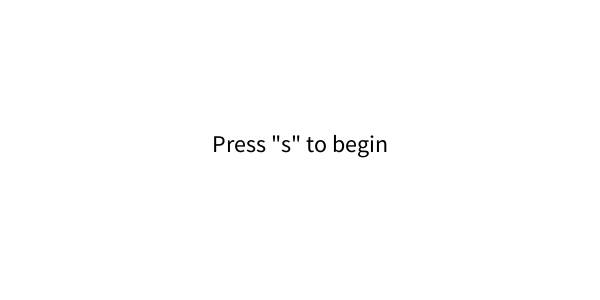
Frame 1 (no input)
Frame 60 (the mouse pressed at the canvas centre just before this capture): identical to frame 1, image omitted
Frame 120 (the mouse held since frame 60 and released just before this capture): identical to frame 1, image omitted

The Processing sketch that drew this single still picture (run headless with seeded random() and noise(); from frame 60 on, the mouse is pressed at the canvas centre):

// Processing sketch: response_time
// ── response_time.pde
/*  
 response_time
 Game Building Blocks for Processing
 (c) 2013–2017 Brad Tober [http://www.bradtober.com]
 Licensed under The MIT License
 */

boolean waitingMode = true;                                    // whether waiting mode is active or not
boolean countdownMode = false;                                 // whether countdown mode is active or not
boolean playingMode = false;                                   // whether playing mode is active or not
int startTime;                                                 // timer for countdown mode
int dispTime = 4000;                                           // length of countdown timer in milliseconds
int textTime;                                                  // amount of countdown time remaining
int playStart;                                                 // time when playing mode starts
float responseTime;                                            // the length of time between the start of playing mode and the first response
boolean winner = false;                                        // whether there is a winner yet or not
boolean aWins = false;                                         // whether player A is the winner or not
boolean bWins = false;                                         // whether player B is the winner or not

void setup() {
  size(600, 300);
  smooth();
  noStroke();
  println("After pressing \"s\" to begin the game, the first player to press their respective key (\"a\" for player A and \"l\" for player B) after the \"0\" of the countdown disappears, wins!");
}

void draw() {
  background(255);
  fill(0);
  textSize(24);
  textAlign(CENTER);
  if (waitingMode) {                                            // if waiting mode is active
    text("Press \"s\" to begin", 0, 135, 600, 300);             // display a message telling the players to press the 's' key
  }
  if (countdownMode) {                                          // if countdown mode is active
    textTime = int((dispTime - (millis() - startTime))/1000);   // calculate the countdown time remaining
    text(str(textTime), 0, 135, 600, 300);                      // display the countdown time remaining
    if ((millis() - startTime) > dispTime) {                    // if the countdown has finished
      playStart = millis();                                     // begin the response timer
      countdownMode = false;                                    // end countdown mode
      playingMode = true;                                       // being playing mode
    }
  }
  if (playingMode) {                                            // if playing mode is active
    if (aWins) {                                                // if player A wins
      fill(0, 0, 255);
      rect(0, 0, 300, 300);
      fill(255);
      text("WINNER", 0, 165, 300, 300);                         // display player A as winner
      text(str(responseTime) + " seconds", 0, 195, 300, 300);   // display response time
    } 
    else if (bWins) {                                           // if player B wins
      fill(255, 0, 0);
      rect(300, 0, 600, 300);
      fill(255);
      text("WINNER", 300, 165, 300, 300);                       // display player B as winner
      text(str(responseTime) + " seconds", 300, 195, 300, 300); // display response time
    }
    fill(0);
    text("Player A", 0, 135, 300, 300);
    text("Player B", 300, 135, 300, 300);
  }
}

void keyPressed() {                                             // when a key is pressed
  if (waitingMode && key == 's') {                              // if waiting mode is active and the key pressed was 's'
    waitingMode = false;                                        // end waiting mode
    countdownMode = true;                                       // start countdown mode
    startTime = millis();                                       // start the countdown timer
  }
  if (playingMode && winner == false) {                         // if playing mode is active and there's no winner yet
    if (key == 'a' || key == 'l') {                             // if the key pressed was 'a' or 'l'
      winner = true;                                            // someone wins
      responseTime = (millis() - playStart)/1000.0;             // calculates the response time of the first player to hit their key
    }
    if (key == 'a') {                                           // if the key pressed was 'a'
      aWins = true;                                             // player A wins
    } 
    else if (key == 'l') {                                      // if the key pressed was 'l'
      bWins = true;                                             // player B wins
    }
  }
}
